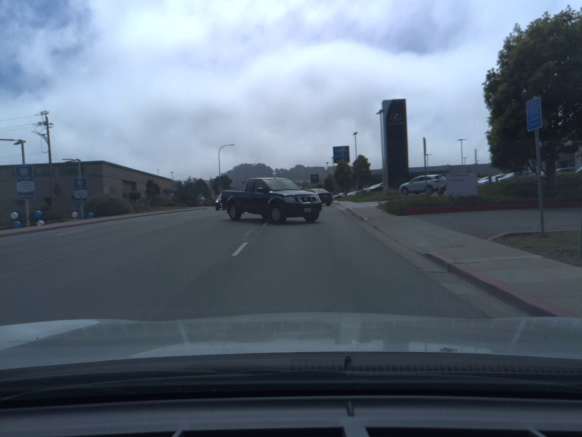
#> input picture Top View Generation/original.jpeg, 1164 x 874 px (shown at 1/2 size)
$ jupyter execute --allow-errors homography.ipynb   (shell and % lines are left out)
#> lines starting #> are read from the running program, lines starting #| are printed output that depends on the picture
[cell 1]
import matplotlib
# !pip install opencv-python
import matplotlib.pyplot as ajeeb
import cv2
import math
from matplotlib import pyplot as plt
from matplotlib import cm
from matplotlib import image as mpimg
from matplotlib.pyplot import figure
import seaborn as sns
import numpy as np
from scipy import linalg
from scipy.linalg import null_space
# !pip install imageio
# import imageio

[cell 2]
# Add your code here
image1 = cv2.imread('original.jpeg')
#> image1 is the input picture: shape (874, 1164, 3); mean B, G, R 122.6, 107.7, 95
image2 = cv2.imread('satellite.jpeg')
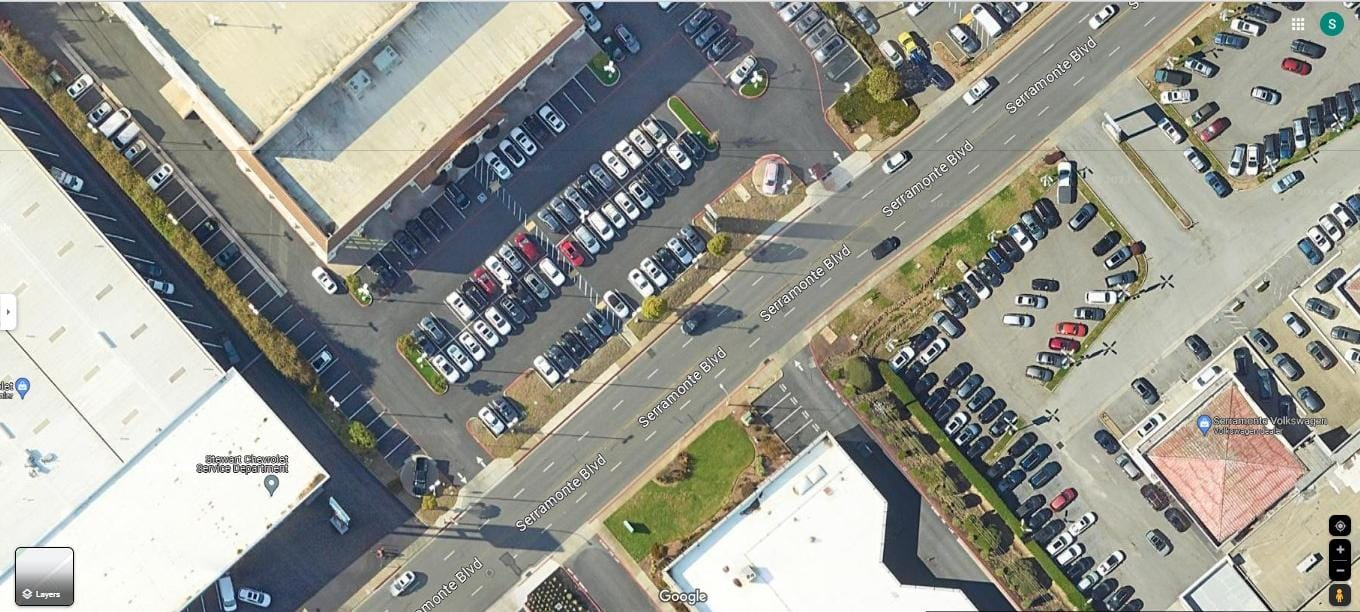
#> input picture Top View Generation/satellite.jpeg, 1360 x 612 px
#> image2 is the input picture: shape (612, 1360, 3); mean B, G, R 143.1, 151.5, 150.7
# resizing images to 700x700 pixels for better display and convinience to mark points
image1 = cv2.resize(image1, (700, 700))
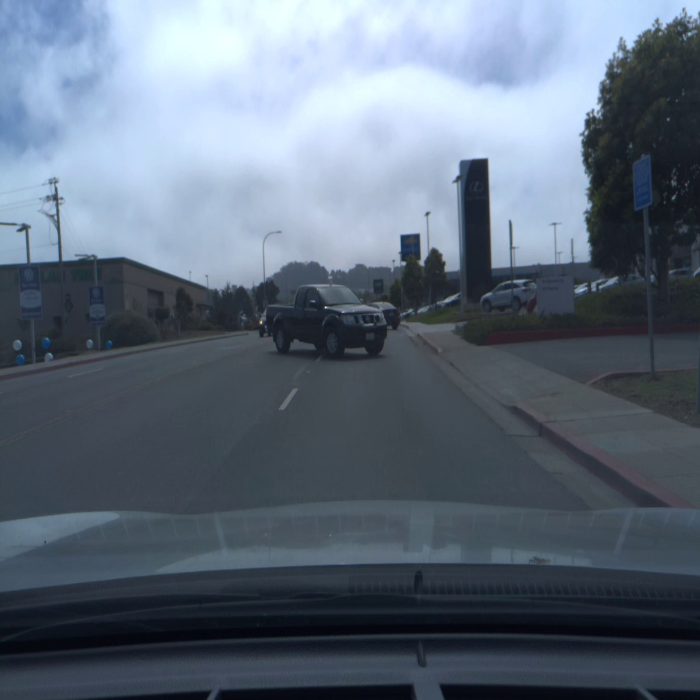
#> image1: shape (700, 700, 3); mean B, G, R 122.6, 107.6, 94.9
image2 = cv2.resize(image2, (700, 700))
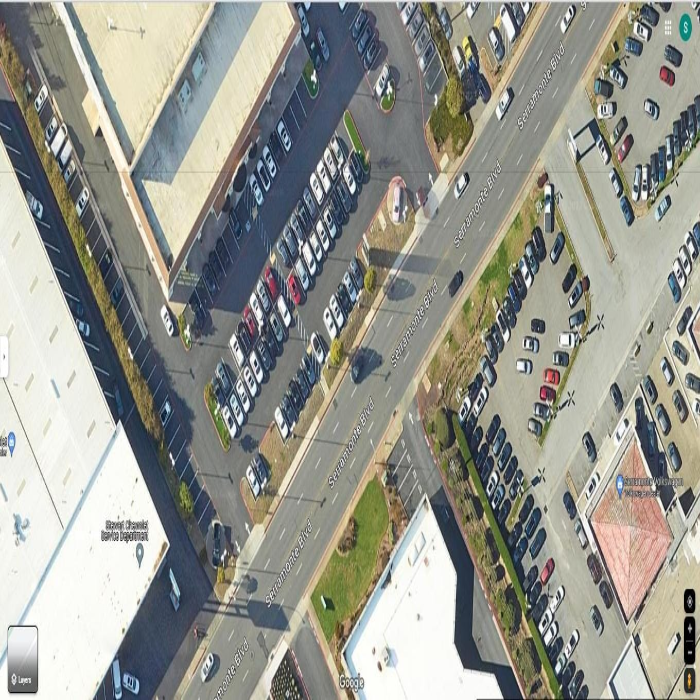
#> image2: shape (700, 700, 3); mean B, G, R 143, 151.4, 150.6
# display
plt.imshow(image1)
plt.show()
plt.imshow(image2)
plt.show()
# save
cv2.imwrite('original.jpg', image1)
cv2.imwrite('satellite.jpg', image2)
#> Out = True

[cell 3]
def point_reader(img):
    points = []

    def mouse_callback(event, x, y, flags, param):
        if event in [cv2.EVENT_LBUTTONDOWN, cv2.EVENT_RBUTTONDOWN]:
            points.append((x, y))
            print("Point marked at ({}, {})".format(x, y))

    cv2.namedWindow("Image",1)
    cv2.setMouseCallback("Image", mouse_callback)
    while True:
        cv2.imshow("Image", img)

        key = cv2.waitKey(1)
#> (key Esc is pressed here)

        if key == 27:
            break
    cv2.destroyWindow("Image")
    cv2.waitKey(1)
    cv2.waitKey(1)
    cv2.waitKey(1)
    cv2.waitKey(1)

    return np.array(points)

[cell 4]
points1 = point_reader(image1)
#> points1 = empty array

[cell 5]
points2 = point_reader(image2)
#> (key Enter is pressed here)
#> points2 = empty array

[cell 6]
def homography_matrix(p1, p2):
    H = []
    for i in range(len(p1)):
        x1, y1 = p1[i][0], p1[i][1]
        x2, y2 = p2[i][0], p2[i][1]
        H.append([x1, y1, 1, 0, 0, 0, -x2*x1, -x2*y1, -x2])
        H.append([0, 0, 0, x1, y1, 1, -y2*x1, -y2*y1, -y2])
#> this loop made 0 passes
#> after the loop, H = []
    H = np.array(H)
#> H = empty array
    return H
